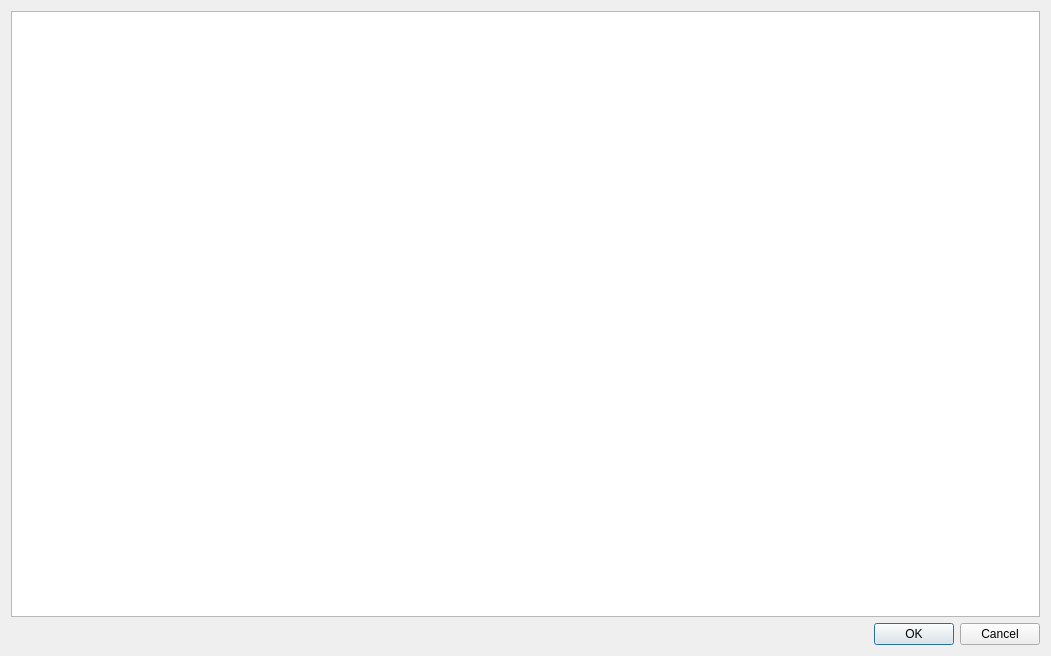
<?xml version="1.0" encoding="UTF-8"?>
<ui version="4.0">
 <class>DlgRoutes</class>
 <widget class="QDialog" name="DlgRoutes">
  <property name="geometry">
   <rect>
    <x>0</x>
    <y>0</y>
    <width>1051</width>
    <height>656</height>
   </rect>
  </property>
  <property name="windowTitle">
   <string>Dialog</string>
  </property>
  <layout class="QVBoxLayout" name="verticalLayout">
   <item>
    <widget class="QTableWidget" name="tableRoutes"/>
   </item>
   <item>
    <widget class="QDialogButtonBox" name="buttonBox">
     <property name="orientation">
      <enum>Qt::Horizontal</enum>
     </property>
     <property name="standardButtons">
      <set>QDialogButtonBox::Cancel|QDialogButtonBox::Ok</set>
     </property>
    </widget>
   </item>
  </layout>
 </widget>
 <resources/>
 <connections>
  <connection>
   <sender>buttonBox</sender>
   <signal>accepted()</signal>
   <receiver>DlgRoutes</receiver>
   <slot>accept()</slot>
   <hints>
    <hint type="sourcelabel">
     <x>248</x>
     <y>254</y>
    </hint>
    <hint type="destinationlabel">
     <x>157</x>
     <y>274</y>
    </hint>
   </hints>
  </connection>
  <connection>
   <sender>buttonBox</sender>
   <signal>rejected()</signal>
   <receiver>DlgRoutes</receiver>
   <slot>reject()</slot>
   <hints>
    <hint type="sourcelabel">
     <x>316</x>
     <y>260</y>
    </hint>
    <hint type="destinationlabel">
     <x>286</x>
     <y>274</y>
    </hint>
   </hints>
  </connection>
 </connections>
</ui>
